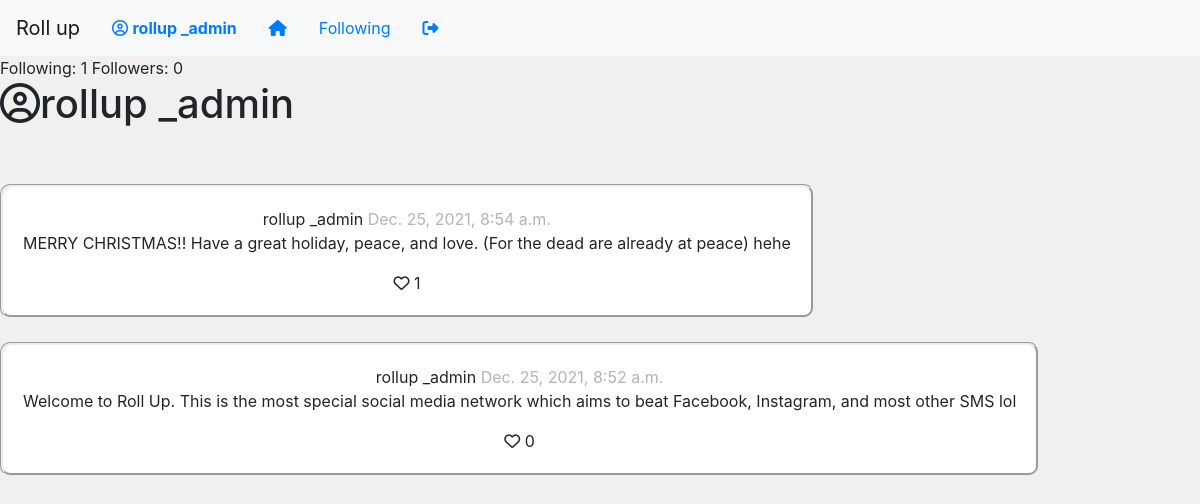
/profile/rollup _admin (signed in), run on the app's committed database.
### network/models.py (models this page shows, shortened)
class User(AbstractUser, models.Model):
    def __str__(self):
        return f'{self.username}'

class Post(models.Model):
    user = models.ForeignKey(User, on_delete=models.CASCADE)
    content =  models.CharField(max_length=2000)
    time = models.DateTimeField(auto_now_add=True)
    like = models.ForeignKey(Like, on_delete=models.CASCADE, related_name="likes", default=0)
    liked = models.ManyToManyField(User, related_name="liked", default="", blank=True, null=True)

class Like(models.Model):
    like = models.IntegerField()
    post_id = models.IntegerField()
    def __str__(self):
        return f"{self.like}"

### network/views.py (the view)
# urls.py: path("profile/<str:username>", views.profile, name="profile"),
@login_required
def profile(request, username):
    context = {}
    try:
        user = User.objects.get(username=username)
        try:
            follow = Follow.objects.get(user=user).following.count()
        except:
            follow = 0
        context = {
            "posts":Post.objects.filter(user=user).order_by('-time'),
            "profile": user,
            "following": follow,
            "followers": Follow.objects.filter(following=user).count(),
            "follow": Follow.objects.filter(user=request.user, following=user).exists()
        }
    except:
        context = {
            "error": "User not found!"
        }
    return render(request, 'network/profile.html', context)

### network/templates/network/profile.html (shortened to what this page needs)
{% extends "network/layout.html" %}
{% block body %}
{% if error %}
<h3>{{error}}</h3>
{% else %}
Following: {{following}}
Followers: <span class="followers">{{followers}}</span>
<h1> <i class="far fa-user-circle"></i>{{profile.username}}</h1>
<br><br>
<div class="posts">
{% for post in posts %}
    <div class="post">
        <span class="user">{{post.user}}</span>
        <span class="time">{{post.time}}</span>
        <br>
        <p>{{post.content}}</p>
        <i class="far fa-heart like"></i> <span class="likes">{{post.like}}</span>
    </div><br>
{% empty %}
<h3>No post to display</h3>
{% endfor %}
</div>
{% endif %}
{% endblock %}

### network/templates/network/layout.html (shortened to what this page needs)
{% load static %}
<!DOCTYPE html>
<html lang="en">
    <head>
        <link rel="stylesheet" href="https://stackpath.bootstrapcdn.com/bootstrap/4.4.1/css/bootstrap.min.css">
        <link href="{% static 'network/styles.css' %}" rel="stylesheet">
    </head>
    <body>
        <nav class="navbar navbar-expand-lg navbar-light bg-light">
            <a class="navbar-brand" href="#">Roll up</a>
            <div>
              <ul class="nav justify-content-center">
                {% if user.is_authenticated %}
                    <li class="nav-item">
                        <a class="nav-link" href="{% url 'profile' user.username %}"><i class="far fa-user-circle"></i> <strong>{{ user.username }}</strong></a>
                    </li>
                {% endif %}
                <li class="nav-item">
                  <a class="nav-link" href="{% url 'index' %}"><i class="fas fa-home"></i></a>
                </li>
                {% if user.is_authenticated %}
                    <li class="nav-item">
                        <a class="nav-link" href="{% url 'follow' %}">Following</a>
                    </li>
                    <li class="nav-item">
                        <a class="nav-link" href="{% url 'logout' %}"><i class="fas fa-sign-out-alt"></i></a>
                    </li>
                {% endif %}
              </ul>
            </div>
          </nav>
        <div class="body">
            {% block body %}
            {% endblock %}
        </div>
    </body>
</html>

### network/static/network/styles.css (style rules this page uses)
.navbar-brand { text-align: center; }
body { background-color: rgb(240, 240, 240); }
.post { background-color: white; text-align: center; width: fit-content; border-radius: 10px; padding: 20px; }
.time { color:rgb(180, 180, 180); }
.posts { text-align: center; }
.post { border-style:groove; }

### data on the page
User: username "rollup _admin"
Post: user "rollup _admin", time "Dec. 25, 2021, 8:54 a.m.", content "MERRY CHRISTMAS!! Have a great holiday, peace, and love. (For the dead are already at peace) hehe", like "1"
Post: user "rollup _admin", time "Dec. 25, 2021, 8:52 a.m.", content "Welcome to Roll Up. This is the most special social media network which aims to beat Facebook, Instagram, and most other SMS lol", like "0"

### other printed values
{{ following }} "1"
{{ followers }} "0"
